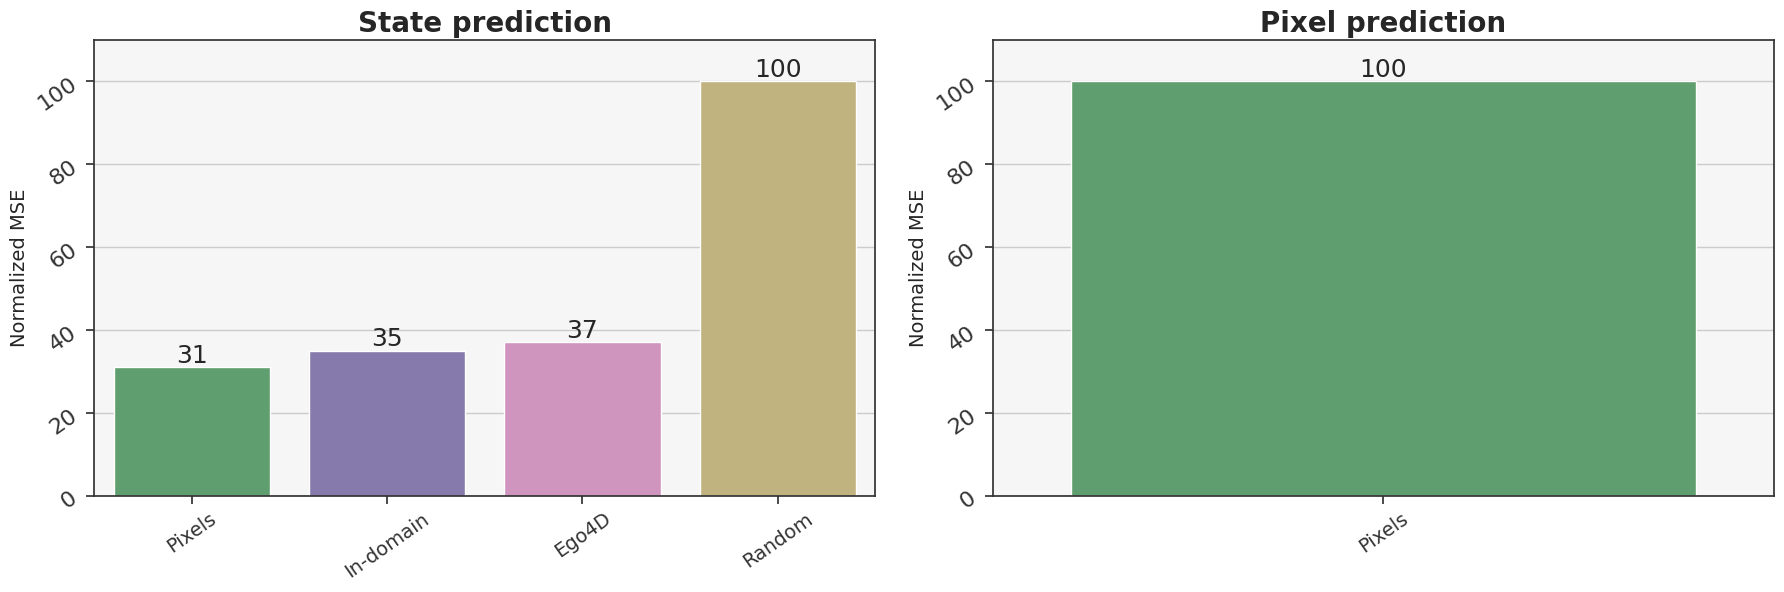

This figure's Python source:
import os, sys
sys.path.append(os.path.dirname(os.path.dirname(os.path.abspath(__file__))))
import numpy as np
import pandas as pd
from pathlib import Path
from logger import make_dir
import matplotlib
matplotlib.use('agg')
import matplotlib.pyplot as plt
import seaborn as sns
matplotlib.rcParams['pdf.fonttype'] = 42
matplotlib.rcParams['ps.fonttype'] = 42
DEFAULT_PLOT_RC = {
	'axes.labelsize': 14,
	'axes.titlesize': 20,
	'axes.facecolor': '#F6F6F6',
	'axes.edgecolor': '#333',
	'legend.fontsize': 14,
	'xtick.labelsize': 14,
	'xtick.bottom': True,
	'xtick.color': '#333',
	'ytick.labelsize': 16,
	'ytick.left': True,
	'ytick.color': '#333',
}
sns.set(style='whitegrid', rc=DEFAULT_PLOT_RC)


def get_metric(logging_dir, task, source, target, exp_name, seed, metric='eval_mse'):
	fp = logging_dir / task / source / target / exp_name / str(seed) / 'metrics.csv'
	return pd.read_csv(fp)[metric].iloc[-1]


def main():
	tasks = {
		'dmcontrol': ['cup-catch', 'finger-spin', 'cheetah-run', 'walker-walk', 'walker-run'],
		'metaworld': ['mw-drawer-close', 'mw-drawer-open', 'mw-hammer', 'mw-box-close', 'mw-push']
	}
	logging_dir = Path('/private/home/nihansen/code/tdmpc2/renderer')

	source2exp = {
		'pixels': 'offline-v2',
		'mocoego': 'mocoego-offline-v2',
		'mocodmcontrol': 'mocodmcontrol-offline-v2',
		# 'mocometaworld': 'mocometaworld-offline-v2',
		'random': 'random-offline-v2',
	}
	source2label = {
		'pixels': 'Pixels',
		'mocodmcontrol': 'In-domain',
		# 'mocometaworld': 'In-domain',
		'mocoego': 'Ego4D',
		'random': 'Random',
	}
	metric = 'total_loss'

	entries = []
	for task in ['cheetah-run']: #tasks['dmcontrol'] + tasks['metaworld']:
		for source in ['pixels', 'mocoego', 'mocodmcontrol', 'random']: # 'mocometaworld'
			for target in ['pixels', 'state']:
				for seed in range(1, 3+1):
					try:
						idx = list(source2label.keys()).index(source)
						val = get_metric(logging_dir, task, source, target, source2exp[source], seed, metric=metric)
						entries.append(
							(idx, task, source2label[source], target, seed, val)
						)
					except FileNotFoundError:
						print('File not found:', task, source, target, seed)

	df = pd.DataFrame(entries, columns=['idx', 'task', 'source', 'target', 'seed', metric])

	# mean across seeds
	df = df.groupby(['idx', 'task', 'source', 'target']).min().reset_index()

	# mean across tasks
	# df = df.groupby(['idx', 'source', 'target']).median().reset_index()

	# select a single task
	df = df[df['task'] == 'cheetah-run']

	# subgroup by target
	df_pixels = df[df['target'] == 'pixels']
	df_state = df[df['target'] == 'state']

	# rescale mse by max value
	df_state[metric] = (100 * df_state[metric] / df_state[metric].max()).round()
	df_pixels[metric] = (100 * df_pixels[metric] / df_pixels[metric].max()).round()

	f, axs = plt.subplots(1, 2, figsize=(18,6))

	# colors (use tableau palette)
	colors = sns.color_palette()[::2][1:]

	# state
	ax = axs[0]
	sns.barplot(data=df_state, x='source', y=metric, ax=ax, ci=None, palette=colors)
	ax.set_title('State prediction', fontweight='bold')
	ax.set_ylim(0, 110)
	ax.set_xlabel('')
	ax.set_ylabel('Normalized MSE')
	ax.bar_label(ax.containers[0], fontsize=18)
	ax.tick_params(labelrotation=35)
	
	# pixels
	ax = axs[1]
	sns.barplot(data=df_pixels, x='source', y=metric, ax=ax, ci=None, palette=colors)
	ax.set_title('Pixel prediction', fontweight='bold')
	ax.set_ylim(0, 110)
	ax.set_xlabel('')
	ax.set_ylabel('Normalized MSE')
	ax.bar_label(ax.containers[0], fontsize=18)
	ax.tick_params(labelrotation=35)

	h, l = axs[0].get_legend_handles_labels()
	f.legend(h, l, loc='lower center', ncol=4, frameon=False)
	plt.tight_layout()
	f.subplots_adjust(bottom=0.16, wspace=0.15)
	plt.savefig(Path(make_dir('plots')) / 'rendering.png', bbox_inches='tight')


if __name__ == '__main__':
	main()
